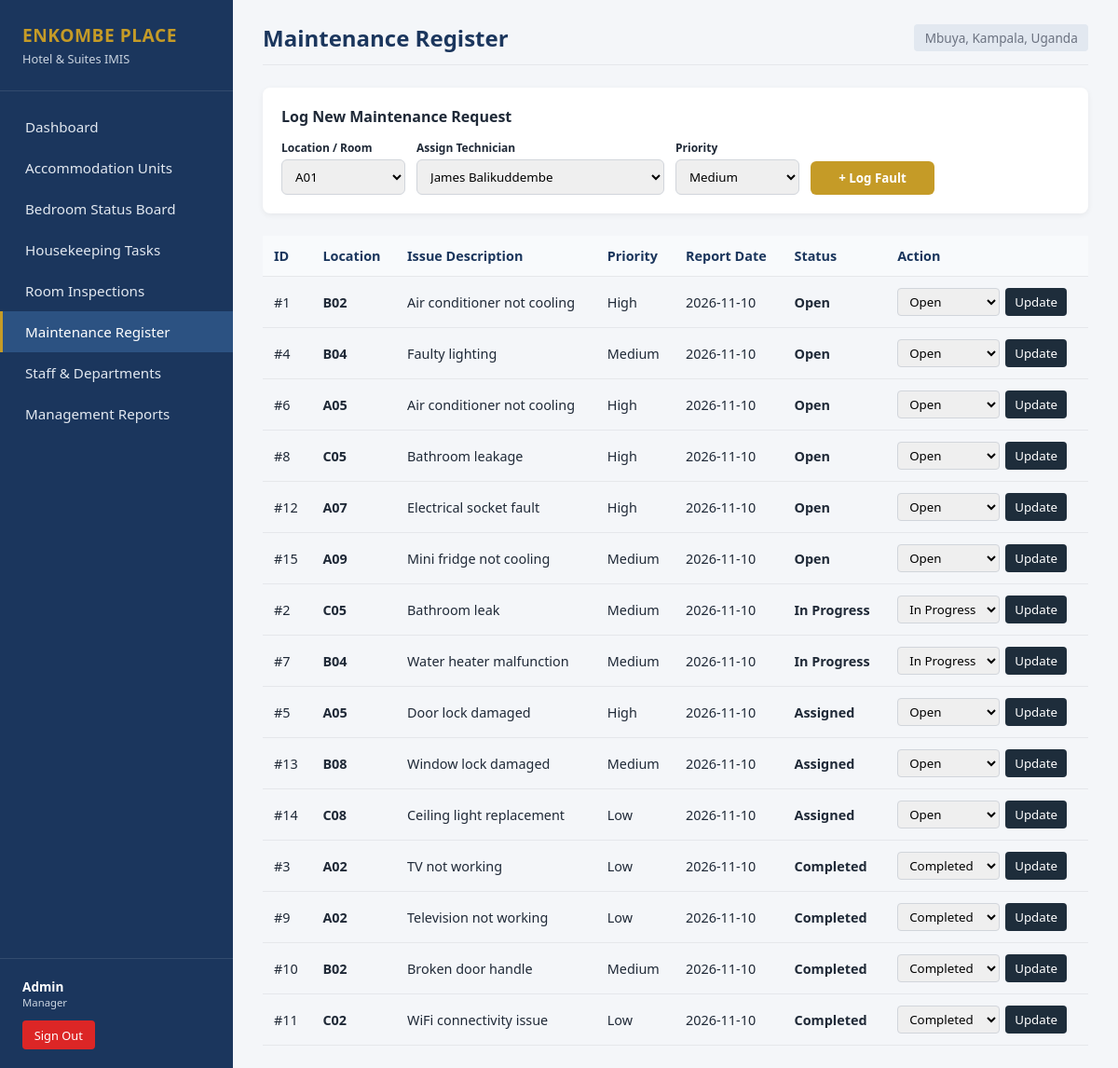
/maintenance.php (signed in), run on the app's committed database.
### tables this page shows
CREATE TABLE `maintenance_requests` (
  `request_id` int(11) NOT NULL,
  `location_name` varchar(100) DEFAULT NULL,
  `issue_description` text DEFAULT NULL,
  `priority_level` varchar(20) DEFAULT NULL,
  `status` varchar(20) DEFAULT NULL,
  `report_date` date DEFAULT NULL,
  `assigned_staff` int(11) DEFAULT NULL,
  `completion_notes` text DEFAULT NULL,
  `inspection_status` varchar(30) DEFAULT 'Not Inspected'
);

### maintenance.php (the view, shortened to what this page needs)
<?php
require_once 'config.php';
require_once 'layout.php';
$units = $pdo->query("SELECT unit_name FROM accommodation_units ORDER BY unit_name ASC")->fetchAll(PDO::FETCH_COLUMN);
$technicians = $pdo->query("
    SELECT staff_id, fullname
    FROM staff
    WHERE department IN ('Maintenance', 'Technician','Electrician')
       OR role IN ('Technician', 'Electrician')
    ORDER BY fullname
")->fetchAll();
$requests = $pdo->query("SELECT * FROM maintenance_requests ORDER BY FIELD(status, 'Open', 'In Progress', 'Assigned', 'Completed'), report_date DESC")->fetchAll();
?>
<div style="background:#ffffff; padding:20px; border-radius:8px; box-shadow:0 2px 6px rgba(0,0,0,0.06); margin-bottom:24px;">
    <h3 style="margin-bottom:14px; font-size:16px; color:#1f2937;">Log New Maintenance Request</h3>
    <form method="POST" style="display:grid; grid-template-columns: 1fr 2fr 1fr 1fr 1fr; gap:12px; align-items:end;">
        <div>
            <label style="display:block; font-size:12px; font-weight:600; margin-bottom:4px;">Location / Room</label>
            <select name="location_name" required style="width:100%; padding:8px 10px; border:1px solid #d1d5db; border-radius:6px;">
                <?php foreach ($units as $uName): ?>
                    <option value="<?= htmlspecialchars($uName) ?>"><?= htmlspecialchars($uName) ?></option>
                <?php endforeach; ?>
            </select>
        </div>
        <div>
    <label style="display:block; font-size:12px; font-weight:600; margin-bottom:4px;">
        Assign Technician
    </label>
    <select name="assigned_staff" required
        style="width:100%; padding:8px 10px; border:1px solid #d1d5db; border-radius:6px;">
        <?php foreach ($technicians as $tech): ?>
            <option value="<?= $tech['staff_id'] ?>">
                <?= htmlspecialchars($tech['fullname']) ?>
            </option>
        <?php endforeach; ?>
    </select>
</div>
        <div>
            <label style="display:block; font-size:12px; font-weight:600; margin-bottom:4px;">Priority</label>
            <select name="priority_level" style="width:100%; padding:8px 10px; border:1px solid #d1d5db; border-radius:6px;">
                <option value="Medium" selected>Medium</option>
            </select>
        </div>
        <div>
            <button type="submit" name="add_request" style="width:100%; padding:9px 14px; background:#c59b27; color:#ffffff; border:none; border-radius:6px; font-weight:600; cursor:pointer;">
                + Log Fault
            </button>
        </div>
    </form>
</div>
<table>
    <thead>
        <tr>
            <th>ID</th>
            <th>Location</th>
            <th>Issue Description</th>
            <th>Priority</th>
            <th>Report Date</th>
            <th>Status</th>
            <th>Action</th>
        </tr>
    </thead>
    <tbody>
        <?php foreach ($requests as $r): ?>
            <tr>
                <td>#<?= htmlspecialchars($r['request_id']) ?></td>
                <td><strong><?= htmlspecialchars($r['location_name']) ?></strong></td>
                <td><?= htmlspecialchars($r['issue_description']) ?></td>
                <td><?= htmlspecialchars($r['priority_level']) ?></td>
                <td><?= htmlspecialchars($r['report_date']) ?></td>
                <td><strong><?= htmlspecialchars($r['status']) ?></strong></td>
                <td>
                    <form method="POST" style="display:flex; gap:6px;">
                        <select name="status" style="padding:4px 8px; border:1px solid #d1d5db; border-radius:4px;">
                            <option value="Open" <?= $r['status'] === 'Open' ? 'selected' : '' ?>>Open</option>
                            <option value="In Progress" <?= $r['status'] === 'In Progress' ? 'selected' : '' ?>>In Progress</option>
                            <option value="Completed" <?= $r['status'] === 'Completed' ? 'selected' : '' ?>>Completed</option>
                        </select>
                        <button type="submit" name="update_request" style="padding:4px 10px; background:#1e2d3b; color:#fff; border:none; border-radius:4px; cursor:pointer;">Update</button>
                    </form>
                </td>
            </tr>
        <?php endforeach; ?>
    </tbody>
</table>
<?php if (function_exists('renderFooter')) renderFooter(); ?>

### style.css (style rules this page uses)
:root { --primary: #1b365d; --secondary: #2c5282; --accent: #c59b27; --bg: #f4f6f9; --card: #ffffff; --text: #1f2937; --muted: #6b7280; --border: #e5e7eb; --success: #15803d; --warning: #b45309; --danger: #b91c1c; --info: #1d4ed8; }
* { box-sizing: border-box; margin: 0; padding: 0; font-family: 'Segoe UI', Tahoma, sans-serif; }
body { background: var(--bg); color: var(--text); }
table { width: 100%; border-collapse: collapse; font-size: 0.9rem; }
th, td { padding: 0.75rem; text-align: left; border-bottom: 1px solid var(--border); }
th { background: #f8fafc; color: var(--primary); font-weight: 600; }

### data on the page
maintenance_requests: request_id "1", location_name "B02", issue_description "Air conditioner not cooling", priority_level "High", report_date "2026-11-10", status "Open"
maintenance_requests: request_id "4", location_name "B04", issue_description "Faulty lighting", priority_level "Medium", report_date "2026-11-10", status "Open"
maintenance_requests: request_id "6", location_name "A05", issue_description "Air conditioner not cooling", priority_level "High", report_date "2026-11-10", status "Open"
maintenance_requests: request_id "8", location_name "C05", issue_description "Bathroom leakage", priority_level "High", report_date "2026-11-10", status "Open"
maintenance_requests: request_id "12", location_name "A07", issue_description "Electrical socket fault", priority_level "High", report_date "2026-11-10", status "Open"
maintenance_requests: request_id "15", location_name "A09", issue_description "Mini fridge not cooling", priority_level "Medium", report_date "2026-11-10", status "Open"
maintenance_requests: request_id "2", location_name "C05", issue_description "Bathroom leak", priority_level "Medium", report_date "2026-11-10", status "In Progress"
maintenance_requests: request_id "7", location_name "B04", issue_description "Water heater malfunction", priority_level "Medium", report_date "2026-11-10", status "In Progress"
maintenance_requests: request_id "5", location_name "A05", issue_description "Door lock damaged", priority_level "High", report_date "2026-11-10", status "Assigned"
maintenance_requests: request_id "13", location_name "B08", issue_description "Window lock damaged", priority_level "Medium", report_date "2026-11-10", status "Assigned"
maintenance_requests: request_id "14", location_name "C08", issue_description "Ceiling light replacement", priority_level "Low", report_date "2026-11-10", status "Assigned"
maintenance_requests: request_id "3", location_name "A02", issue_description "TV not working", priority_level "Low", report_date "2026-11-10", status "Completed"
maintenance_requests: request_id "9", location_name "A02", issue_description "Television not working", priority_level "Low", report_date "2026-11-10", status "Completed"
maintenance_requests: request_id "10", location_name "B02", issue_description "Broken door handle", priority_level "Medium", report_date "2026-11-10", status "Completed"
maintenance_requests: request_id "11", location_name "C02", issue_description "WiFi connectivity issue", priority_level "Low", report_date "2026-11-10", status "Completed"

### other printed values
$fullName "Admin"
$role "Manager"
$title "Maintenance Register"
form field location_name "A01"
form field assigned_staff "James Balikuddembe"
